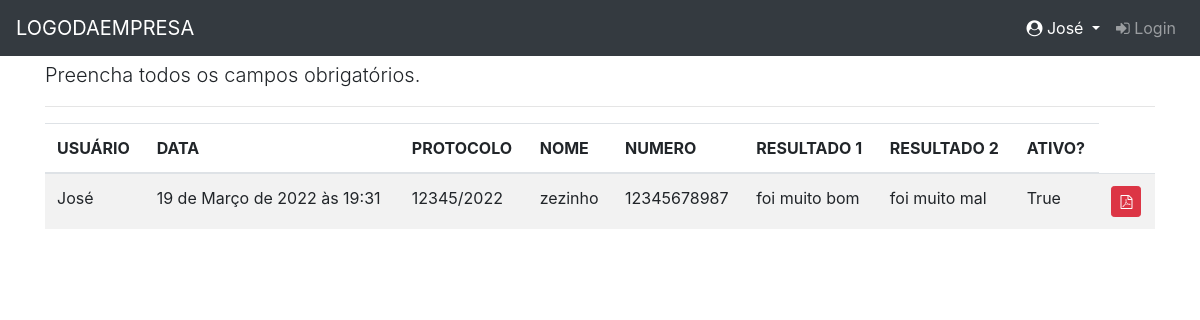
Before: /list/ (signed in) with the older database file.
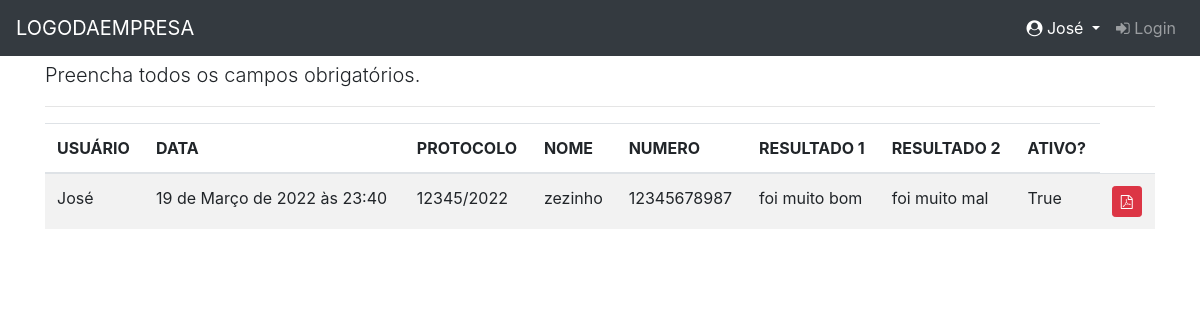
After: the same page with the newer database file.
### core/models.py (models this page shows, shortened)
class Result(models.Model):
    user = models.OneToOneField(User, on_delete=models.CASCADE)
    data = models.DateTimeField(auto_now=True)
    protocol = models.CharField(max_length=15, null=True)
    name = models.CharField(max_length=50, null=True)
    number = models.CharField(max_length=18, null=True)
    result_1 = models.CharField(max_length=100, null=True)
    result_2 = models.CharField(max_length=100, null=True)
    active = models.BooleanField(default=True)

### core/views.py (the view)
# urls.py: path('list/', v.result_list, name='list'),
@login_required()
def result_list(request):
    template_name = 'result_list.html'
    objects = Result.objects.filter(active=True, user=request.user)
    context = {'object_list': objects}
    return render(request, template_name, context)

### core/templates/result_list.html (shortened to what this page needs)
{% extends "base.html" %}
{% load static %}
{% block content %}
    <p class="lead">
    Preencha todos os campos obrigatórios.
    </p>
<hr>
<div class="page-header">
  {% if object_list %}
    <div class="table-reponsive">
        <table class="table table-striped">
          <thead>
            <tr>
              <th>USUÁRIO</th>
              <th>DATA</th>
              <th>PROTOCOLO</th>
              <th>NOME</th>
              <th>NUMERO</th>
              <th>RESULTADO 1</th>
              <th>RESULTADO 2</th>
              <th>ATIVO?</th>
            </tr>
          </thead>
          <tbody>
          {% for object in object_list %}
              <tr>
                <td class="text-left">{{ object.user }}</td>
                <td class="text-left">{{ object.data }}</td>
                <td class="text-left">{{ object.protocol }}</td>
                <td class="text-left">{{ object.name }}</td>
                <td class="text-left">{{ object.number }}</td>
                <td class="text-left">{{ object.result_1 }}</td>
                <td class="text-left">{{ object.result_2 }}</td>
                <td class="text-left">{{ object.active }}</td>
                <td>
                      <a href="/pdf/" target="_blank" class="btn btn-danger btn-sm" title="PDF">
                          <i class="fa fa-file-pdf-o" aria-hidden="true"></i>
                      </a>
                </td>
              </tr>
          </tbody>
      {% endfor %}
        </table>
    </div>
  {% else %}
    <p class="alert alert-warning">Sem itens na lista.</p>
  {% endif %}
</div>
{% endblock content %}

### core/templates/base.html (shortened to what this page needs)
{% load static %}
<!doctype html>
<html lang="en">
  <head>
    <link rel="stylesheet" href="https://maxcdn.bootstrapcdn.com/bootstrap/4.0.0/css/bootstrap.min.css">
    <link rel="stylesheet" href="https://stackpath.bootstrapcdn.com/font-awesome/4.7.0/css/font-awesome.min.css">
    <link href="https://cdnjs.cloudflare.com/ajax/libs/select2/4.0.6-rc.0/css/select2.min.css" rel="stylesheet" />
    <link rel="stylesheet" href="{% static 'css/style.css' %}">
  </head>
  <body>
    {% include "includes/nav.html" %}
    <div class="container">
      {% block content %}{% endblock content %}
    </div>
  </body>
</html>

### core/templates/includes/nav.html (shortened to what this page needs)
<nav class="navbar navbar-expand-md navbar-dark bg-dark fixed-top">
    <a class="navbar-brand" href="/admin/">LOGODAEMPRESA</a>
    <div class="collapse navbar-collapse" id="navbarsExampleDefault">
        <ul class="navbar-nav ml-auto">
            <li class="nav-item dropdown">
                <a class="nav-link dropdown-toggle text-white" href="#" id="navbarDropdownMenuLink"
                    role="button" data-toggle="dropdown" aria-haspopup="true" aria-expanded="false">
                    <i class="fa fa-user-circle" aria-hidden="true"></i>
                    <span id="username">{{ request.user }}</span>
                </a>
            </li>
            <li class="nav-item ">
                <a class="nav-link" href="/login/">
                    <i class="fa fa-sign-in" aria-hidden="true"></i>
                    Login
                </a>
            </li>
        </ul>
    </div>
</nav>

### static/css/style.css (style rules this page uses)
body { margin-top: 60px; }

Changed rows visible on the page:
changed Result "zezinho": data "19 de Março de 2022 às 19:31" → "19 de Março de 2022 às 23:40"
